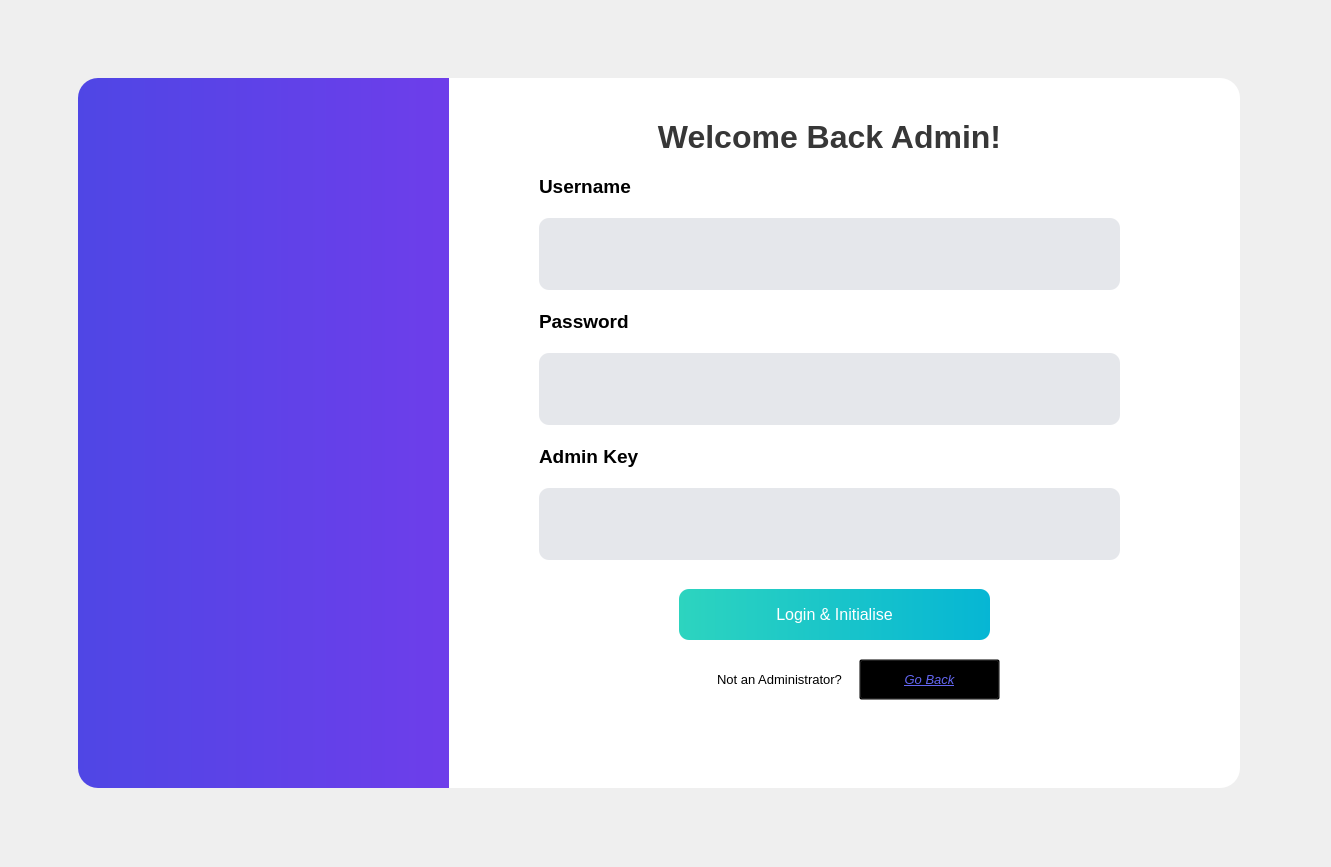
<?xml version="1.0" encoding="UTF-8"?>
<ui version="4.0">
 <class>LoginForm</class>
 <widget class="QWidget" name="LoginForm">
  <property name="geometry">
   <rect>
    <x>0</x>
    <y>0</y>
    <width>1331</width>
    <height>867</height>
   </rect>
  </property>
  <property name="sizePolicy">
   <sizepolicy hsizetype="Fixed" vsizetype="Preferred">
    <horstretch>0</horstretch>
    <verstretch>0</verstretch>
   </sizepolicy>
  </property>
  <property name="windowTitle">
   <string>Form</string>
  </property>
  <property name="toolTipDuration">
   <number>0</number>
  </property>
  <widget class="QWidget" name="LoginContainer" native="true">
   <property name="enabled">
    <bool>true</bool>
   </property>
   <property name="geometry">
    <rect>
     <x>29</x>
     <y>29</y>
     <width>1250</width>
     <height>800</height>
    </rect>
   </property>
   <property name="styleSheet">
    <string notr="true">background-color: transparent;</string>
   </property>
   <widget class="QLabel" name="LeftSide">
    <property name="geometry">
     <rect>
      <x>49</x>
      <y>49</y>
      <width>541</width>
      <height>710</height>
     </rect>
    </property>
    <property name="styleSheet">
     <string notr="true">background-color: qlineargradient(spread:pad, x1:0, y1:0, x2:1, y2:0, stop:0 #4F46E5, stop:1#7C3AED);
border-top-left-radius: 20px;
border-bottom-left-radius: 20px;</string>
    </property>
    <property name="text">
     <string/>
    </property>
   </widget>
   <widget class="QLabel" name="login_details_container">
    <property name="geometry">
     <rect>
      <x>420</x>
      <y>49</y>
      <width>791</width>
      <height>710</height>
     </rect>
    </property>
    <property name="toolTipDuration">
     <number>0</number>
    </property>
    <property name="styleSheet">
     <string notr="true">background-color: rgb(255, 255, 255);
border-top-right-radius: 20px;
border-bottom-right-radius: 20px;</string>
    </property>
    <property name="text">
     <string/>
    </property>
   </widget>
   <widget class="QWidget" name="verticalLayoutWidget">
    <property name="geometry">
     <rect>
      <x>510</x>
      <y>90</y>
      <width>581</width>
      <height>441</height>
     </rect>
    </property>
    <layout class="QVBoxLayout" name="LoginTextContainerAdmin">
     <property name="spacing">
      <number>20</number>
     </property>
     <item>
      <widget class="QLabel" name="welcome_message_admin">
       <property name="enabled">
        <bool>true</bool>
       </property>
       <property name="sizePolicy">
        <sizepolicy hsizetype="Preferred" vsizetype="Preferred">
         <horstretch>0</horstretch>
         <verstretch>0</verstretch>
        </sizepolicy>
       </property>
       <property name="font">
        <font>
         <family>Yu Gothic UI</family>
         <pointsize>24</pointsize>
         <weight>75</weight>
         <bold>true</bold>
        </font>
       </property>
       <property name="styleSheet">
        <string notr="true">color: rgba(0, 0, 0, 200);</string>
       </property>
       <property name="text">
        <string>Welcome Back Admin!</string>
       </property>
       <property name="alignment">
        <set>Qt::AlignCenter</set>
       </property>
      </widget>
     </item>
     <item>
      <widget class="QLabel" name="username_label">
       <property name="font">
        <font>
         <family>Segoe UI</family>
         <pointsize>14</pointsize>
         <weight>75</weight>
         <bold>true</bold>
        </font>
       </property>
       <property name="text">
        <string>Username</string>
       </property>
      </widget>
     </item>
     <item>
      <widget class="QLineEdit" name="username_enter">
       <property name="sizePolicy">
        <sizepolicy hsizetype="Expanding" vsizetype="MinimumExpanding">
         <horstretch>0</horstretch>
         <verstretch>0</verstretch>
        </sizepolicy>
       </property>
       <property name="font">
        <font>
         <pointsize>-1</pointsize>
        </font>
       </property>
       <property name="styleSheet">
        <string notr="true">QLineEdit {
    border: 10px;
    border-color: transparent;
    padding: 0 8px;
    background: rgba(229, 231, 235, 1);
    font-size: 16px;
    border-top-right-radius: 10px;
	border-top-left-radius: 10px;
	border-bottom-right-radius: 10px;
	border-bottom-left-radius: 10px;
}</string>
       </property>
      </widget>
     </item>
     <item>
      <widget class="QLabel" name="password_label">
       <property name="font">
        <font>
         <family>Segoe UI</family>
         <pointsize>14</pointsize>
         <weight>75</weight>
         <bold>true</bold>
        </font>
       </property>
       <property name="text">
        <string>Password</string>
       </property>
      </widget>
     </item>
     <item>
      <widget class="QLineEdit" name="password_enter">
       <property name="sizePolicy">
        <sizepolicy hsizetype="Expanding" vsizetype="MinimumExpanding">
         <horstretch>0</horstretch>
         <verstretch>0</verstretch>
        </sizepolicy>
       </property>
       <property name="font">
        <font>
         <pointsize>-1</pointsize>
        </font>
       </property>
       <property name="styleSheet">
        <string notr="true">QLineEdit {
    border: 10px;
    border-color: transparent;
    padding: 0 8px;
    background: rgba(229, 231, 235, 1);
    font-size: 16px;
    border-top-right-radius: 10px;
	border-top-left-radius: 10px;
	border-bottom-right-radius: 10px;
	border-bottom-left-radius: 10px;
}</string>
       </property>
       <property name="echoMode">
        <enum>QLineEdit::Password</enum>
       </property>
      </widget>
     </item>
     <item>
      <widget class="QLabel" name="admin_key_label">
       <property name="font">
        <font>
         <family>Segoe UI</family>
         <pointsize>14</pointsize>
         <weight>75</weight>
         <bold>true</bold>
        </font>
       </property>
       <property name="text">
        <string>Admin Key</string>
       </property>
      </widget>
     </item>
     <item>
      <widget class="QLineEdit" name="Admin_key_password">
       <property name="sizePolicy">
        <sizepolicy hsizetype="Expanding" vsizetype="MinimumExpanding">
         <horstretch>0</horstretch>
         <verstretch>0</verstretch>
        </sizepolicy>
       </property>
       <property name="font">
        <font>
         <pointsize>-1</pointsize>
        </font>
       </property>
       <property name="styleSheet">
        <string notr="true">QLineEdit {
    border: 10px;
    border-color: transparent;
    padding: 0 8px;
    background: rgba(229, 231, 235, 1);
    font-size: 16px;
    border-top-right-radius: 10px;
	border-top-left-radius: 10px;
	border-bottom-right-radius: 10px;
	border-bottom-left-radius: 10px;
}</string>
       </property>
       <property name="echoMode">
        <enum>QLineEdit::Password</enum>
       </property>
      </widget>
     </item>
    </layout>
   </widget>
   <widget class="QPushButton" name="login_button">
    <property name="geometry">
     <rect>
      <x>650</x>
      <y>560</y>
      <width>311</width>
      <height>51</height>
     </rect>
    </property>
    <property name="font">
     <font>
      <pointsize>-1</pointsize>
     </font>
    </property>
    <property name="toolTipDuration">
     <number>0</number>
    </property>
    <property name="styleSheet">
     <string notr="true">QPushButton#login_button {
	border-top-right-radius: 10px;
	border-top-left-radius: 10px;
	border-bottom-right-radius: 10px;
	border-bottom-left-radius: 10px;
	background-color: qlineargradient(spread:pad, x1:0, y1:0, x2:1, y2:0, stop:0 rgba(45, 212, 191, 1), stop:1 rgba(6, 182, 212, 1));
	font-size: 16px;
	color: rgb(255, 255, 255);
}

QPushButton#login_button:hover {
	background-color: qlineargradient(spread:pad, x1:0, y1:0, x2:1, y2:0, stop:0 #0F766E
, stop:1 #0E7490);
}

QPushButton#login_button:pressed {
	background-color: qlineargradient(spread:pad, x1:0, y1:0, x2:1, y2:0, stop:0 #0F766E
, stop:1 #0E7490);
	padding-left: 5px;
	padding-top: 5px;
}</string>
    </property>
    <property name="text">
     <string>Login &amp;&amp; Initialise</string>
    </property>
   </widget>
   <widget class="QLabel" name="label">
    <property name="geometry">
     <rect>
      <x>640</x>
      <y>630</y>
      <width>221</width>
      <height>41</height>
     </rect>
    </property>
    <property name="font">
     <font>
      <family>Segoe UI</family>
      <pointsize>10</pointsize>
     </font>
    </property>
    <property name="text">
     <string>Not an Administrator?</string>
    </property>
    <property name="alignment">
     <set>Qt::AlignCenter</set>
    </property>
   </widget>
   <widget class="QPushButton" name="pushButton">
    <property name="geometry">
     <rect>
      <x>830</x>
      <y>630</y>
      <width>141</width>
      <height>41</height>
     </rect>
    </property>
    <property name="font">
     <font>
      <family>Segoe UI</family>
      <pointsize>10</pointsize>
      <italic>true</italic>
      <underline>true</underline>
     </font>
    </property>
    <property name="styleSheet">
     <string notr="true">QPushButton{
	color: #6366F1;
}

QPushButton:hover{
	color: #4338CA;
}</string>
    </property>
    <property name="text">
     <string>Go Back</string>
    </property>
   </widget>
  </widget>
 </widget>
 <resources/>
 <connections/>
</ui>
